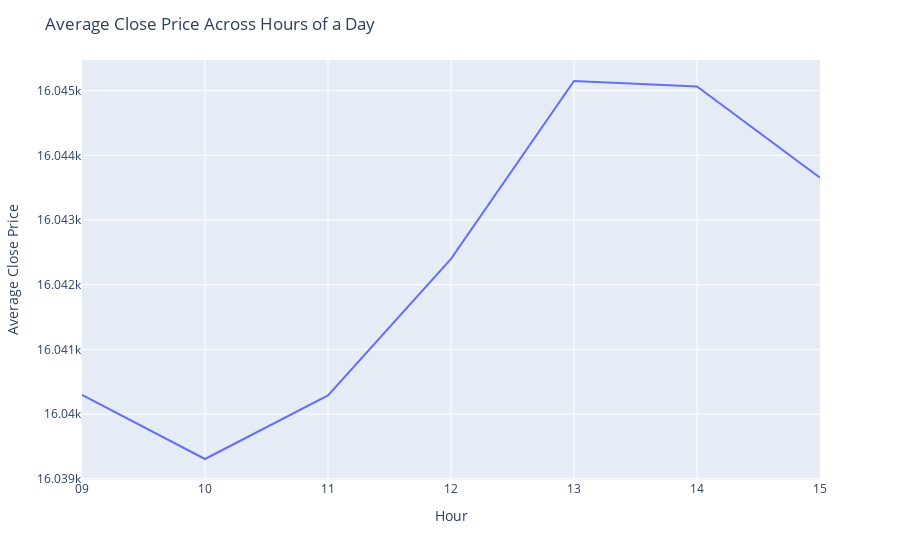

Here is the notebook cell this chart was saved with:
### Code cell
## Group the data by hour and calculate the average closing price
hourly_avg_close = df_raw.groupby('Hour')['Close'].mean().reset_index()

## Create the bar chart or line plot using Plotly
fig5 = px.line(hourly_avg_close, x='Hour', y='Close')

## Set labels and title for the plot
fig5.update_layout(
    xaxis_title='Hour',
    yaxis_title='Average Close Price',
    title='Average Close Price Across Hours of a Day'
)
fig5.show()

### Trend - Volume of trades are higher as the stock market opens, goes down during mid day after 10 am until 12 pm. There is a increase in the trades post 12 pm until the market closes.s

### Figure 1 — Plotly figure (JSON) as saved in the notebook; plotly's stock layout.template omitted (floating-point values rounded to 4 significant figures)
{"data": [{"hovertemplate": "Hour=%{x}<br>Close=%{y}<extra></extra>", "legendgroup": "", "line": {"color": "#636efa", "dash": "solid"}, "marker": {"symbol": "circle"}, "mode": "lines", "name": "", "orientation": "v", "showlegend": false, "type": "scatter", "x": ["09", "10", "11", "12", "13", "14", "15"], "xaxis": "x", "y": [16040.0, 16040.0, 16040.0, 16040.0, 16050.0, 16050.0, 16040.0], "yaxis": "y"}], "layout": {"legend": {"tracegroupgap": 0}, "margin": {"t": 60}, "title": {"text": "Average Close Price Across Hours of a Day"}, "xaxis": {"anchor": "y", "domain": [0, 1], "title": {"text": "Hour"}}, "yaxis": {"anchor": "x", "domain": [0, 1], "title": {"text": "Average Close Price"}}}}
